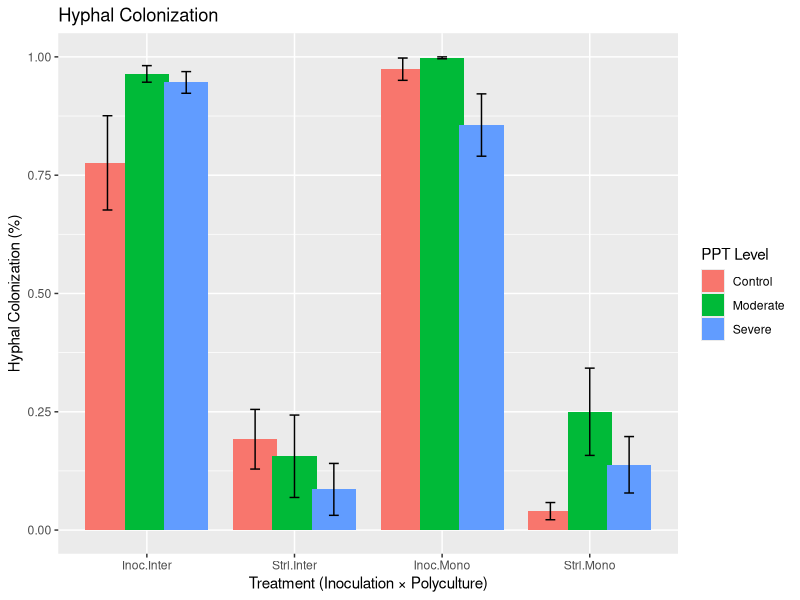
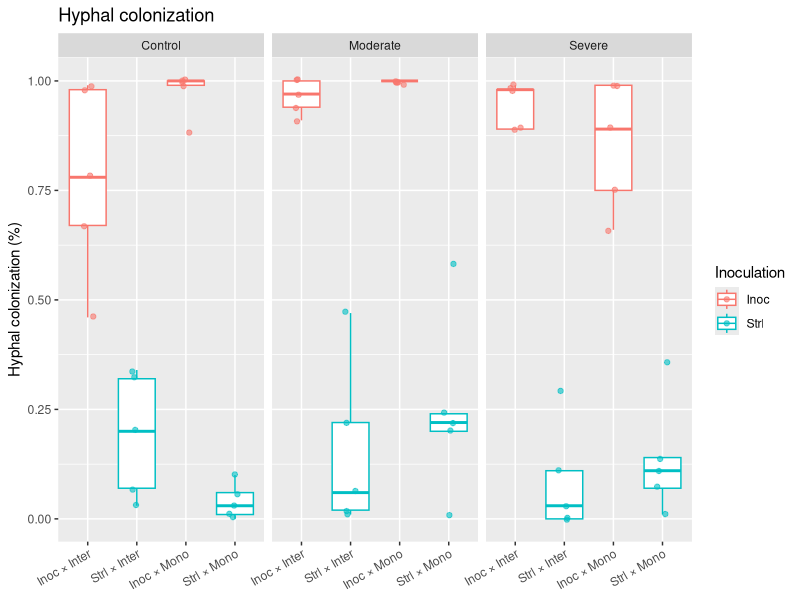
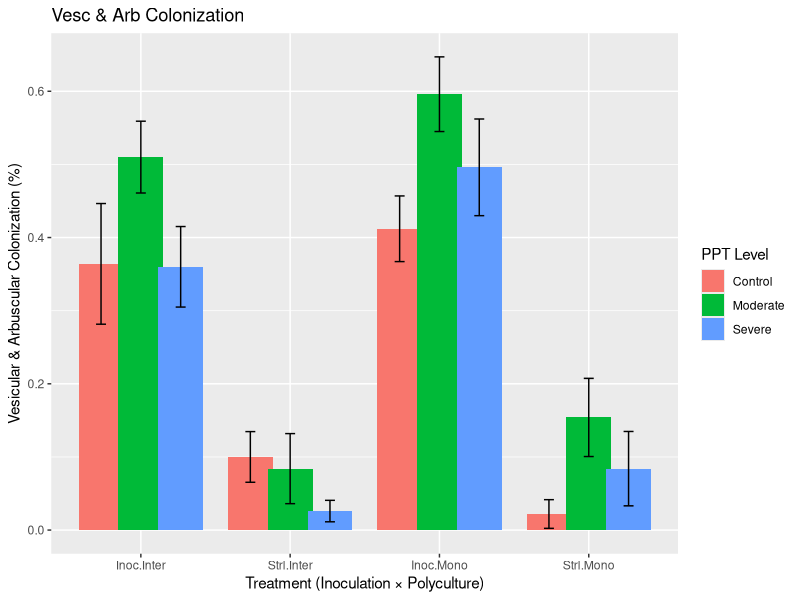
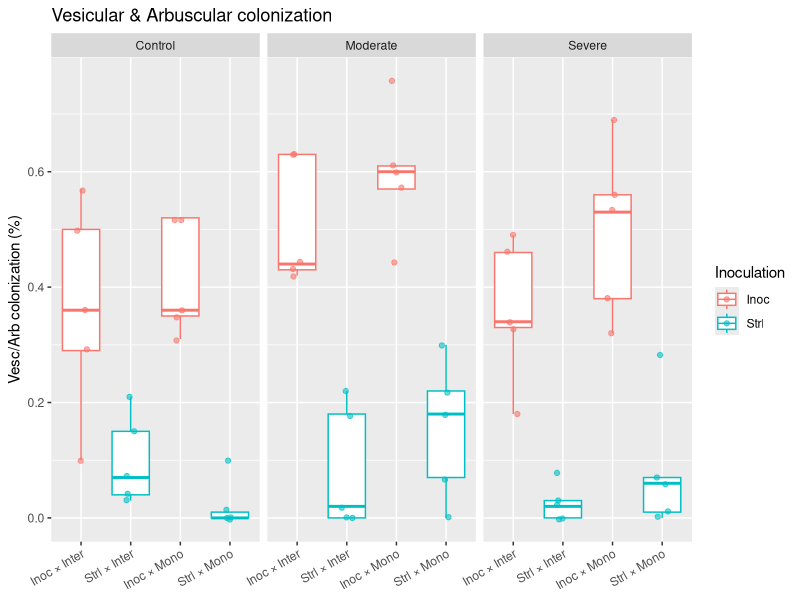
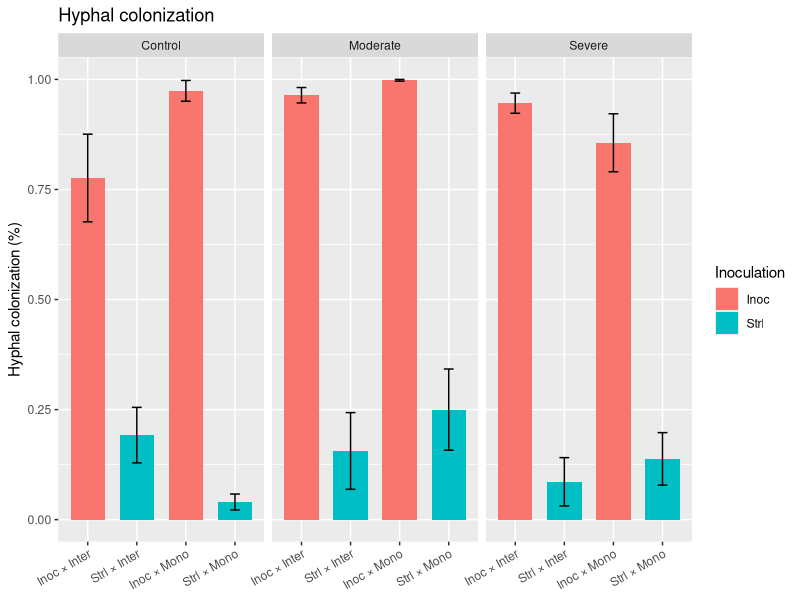
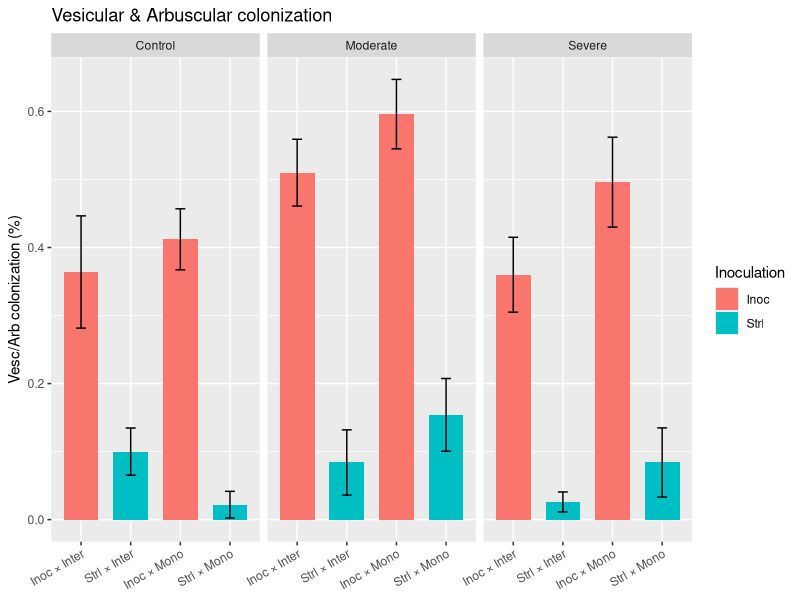

Reproduce these figures in R, in order.
## ---- chunk 1
knitr::opts_chunk$set(echo = TRUE)
## ---- chunk 2
# Load packages

library(tidyverse)

## ---- chunk 3
# Load data
amf <- read.csv("AMF_inoc.csv")

# Convert treatments to factors (important for plotting order)
amf <- amf %>%
  mutate(
    Inoculation = factor(Inoculation),
    Polyculture = factor(Polyculture),
    PPT = factor(Water, levels = c("Control", "Moderate", "Severe"))
  )
## ---- chunk 4
# Create summary means for bar charting

amf_hyphal_summary <- amf %>%
  group_by(Inoculation, Polyculture, PPT) %>%
  summarise(
    mean_hyphal = mean(hyphal_colonization, na.rm = TRUE),
    se_hyphal = sd(hyphal_colonization, na.rm = TRUE) / sqrt(n()),
    .groups = "drop"
  )


# Basic bar

ggplot(amf_hyphal_summary,
       aes(x = interaction(Inoculation, Polyculture),
           y = mean_hyphal,
           fill = PPT)) +
  geom_col(position = position_dodge(width = 0.8)) +
  geom_errorbar(aes(ymin = mean_hyphal - se_hyphal,
                    ymax = mean_hyphal + se_hyphal),
                width = 0.2,
                position = position_dodge(width = 0.8)) +
  labs(
    x = "Treatment (Inoculation × Polyculture)",
    y = "Hyphal Colonization (%)",
    fill = "PPT Level",
    title = "Hyphal Colonization"
  )

## ---- chunk 5

amf <- amf %>%
  mutate(Treatment = interaction(Inoculation, Polyculture, sep = " × "))

ggplot(amf, aes(x = Treatment, y = hyphal_colonization, color = Inoculation)) +
  geom_boxplot(outlier.shape = NA) +
  geom_jitter(width = 0.12, alpha = 0.6) +
  facet_wrap(~ PPT, nrow = 1) +
  labs(
    x = NULL,
    y = "Hyphal colonization (%)",
    color = "Inoculation",
    title = "Hyphal colonization"
  ) +
  theme(axis.text.x = element_text(angle = 30, hjust = 1))
## ---- chunk 6
# Create summary means for bar charting

amf_vesc_summary <- amf %>%
  group_by(Inoculation, Polyculture, PPT) %>%
  summarise(
    mean_vesc = mean(arb_vesc_colonization, na.rm = TRUE),
    se_vesc = sd(arb_vesc_colonization, na.rm = TRUE) / sqrt(n()),
    .groups = "drop"
  )


# Basic bar

ggplot(amf_vesc_summary,
       aes(x = interaction(Inoculation, Polyculture),
           y = mean_vesc,
           fill = PPT)) +
  geom_col(position = position_dodge(width = 0.8)) +
  geom_errorbar(aes(ymin = mean_vesc - se_vesc,
                    ymax = mean_vesc + se_vesc),
                width = 0.2,
                position = position_dodge(width = 0.8)) +
  labs(
    x = "Treatment (Inoculation × Polyculture)",
    y = "Vesicular & Arbuscular Colonization (%)",
    fill = "PPT Level",
    title = "Vesc & Arb Colonization"
  )

## ---- chunk 7

ggplot(amf, aes(x = Treatment, y = arb_vesc_colonization, color = Inoculation)) +
  geom_boxplot(outlier.shape = NA) +
  geom_jitter(width = 0.12, alpha = 0.6) +
  facet_wrap(~ PPT, nrow = 1) +
  labs(
    x = NULL,
    y = "Vesc/Arb colonization (%)",
    color = "Inoculation",
    title = "Vesicular & Arbuscular colonization"
  ) +
  theme(axis.text.x = element_text(angle = 30, hjust = 1))
## ---- chunk 8

amf_summary_hyph <- amf %>%
  group_by(PPT, Inoculation, Polyculture) %>%
  summarise(
    mean_hyphal = mean(hyphal_colonization, na.rm = TRUE),
    se_hyphal   = sd(hyphal_colonization, na.rm = TRUE) / sqrt(sum(!is.na(hyphal_colonization))),
    .groups = "drop"
  ) %>%
  mutate(Treatment = interaction(Inoculation, Polyculture, sep = " × "))

ggplot(amf_summary_hyph, aes(x = Treatment, y = mean_hyphal, fill = Inoculation)) +
  geom_col(width = 0.7) +
  geom_errorbar(aes(ymin = mean_hyphal - se_hyphal, ymax = mean_hyphal + se_hyphal),
                width = 0.2) +
  facet_wrap(~ PPT, nrow = 1) +
  labs(
    x = NULL,
    y = "Hyphal colonization (%)",
    fill = "Inoculation",
    title = "Hyphal colonization"
  ) +
  theme(axis.text.x = element_text(angle = 30, hjust = 1))

## ---- chunk 9

amf_summary_vesc <- amf %>%
  group_by(PPT, Inoculation, Polyculture) %>%
  summarise(
    mean_vesc = mean(arb_vesc_colonization, na.rm = TRUE),
    se_vesc   = sd(arb_vesc_colonization, na.rm = TRUE) / sqrt(sum(!is.na(arb_vesc_colonization))),
    .groups = "drop"
  ) %>%
  mutate(Treatment = interaction(Inoculation, Polyculture, sep = " × "))

ggplot(amf_summary_vesc, aes(x = Treatment, y = mean_vesc, fill = Inoculation)) +
  geom_col(width = 0.7) +
  geom_errorbar(aes(ymin = mean_vesc - se_vesc, ymax = mean_vesc + se_vesc),
                width = 0.2) +
  facet_wrap(~ PPT, nrow = 1) +
  labs(
    x = NULL,
    y = "Vesc/Arb colonization (%)",
    fill = "Inoculation",
    title = "Vesicular & Arbuscular colonization"
  ) +
  theme(axis.text.x = element_text(angle = 30, hjust = 1))

